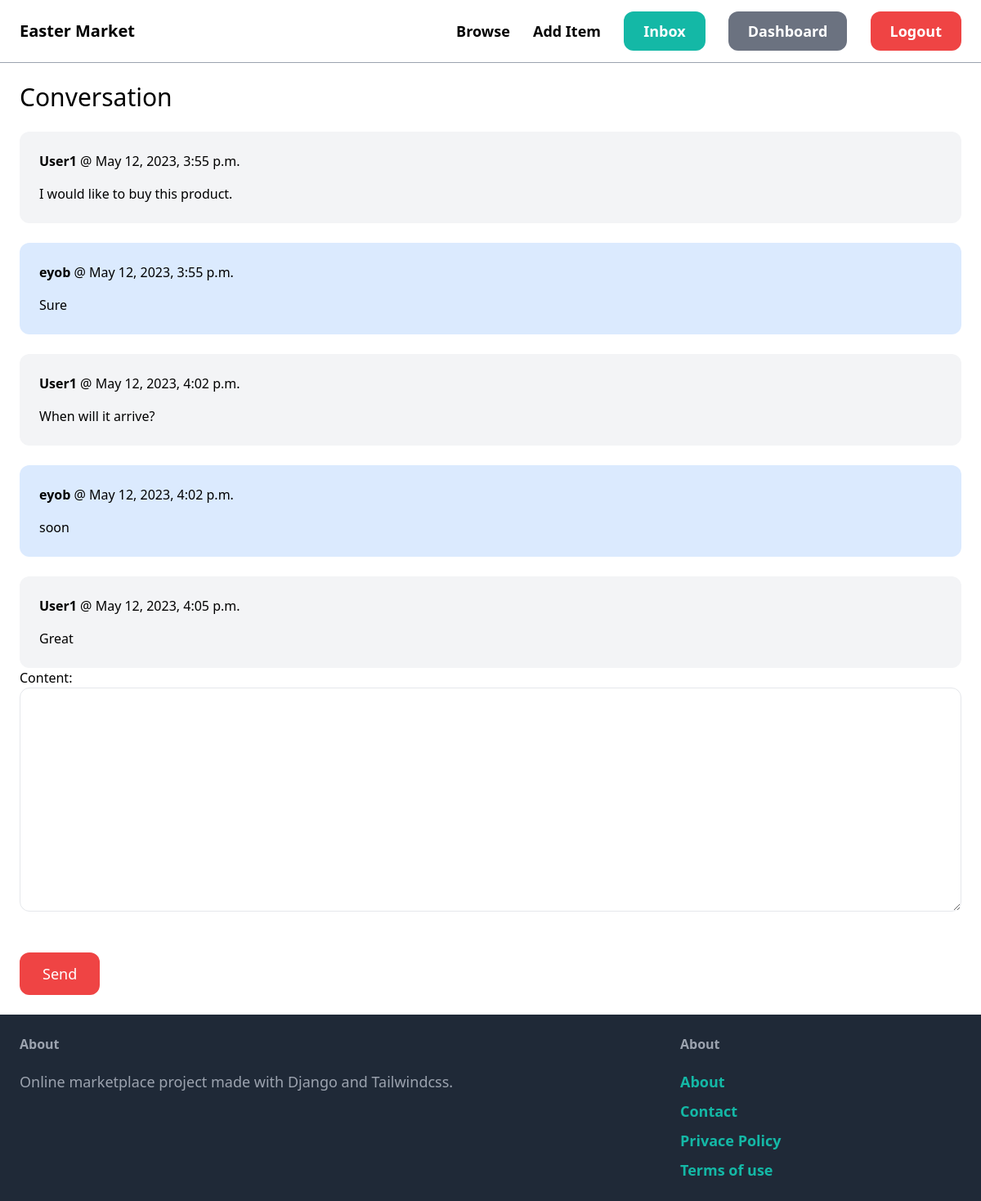
Page /inbox/11/ (signed in) on the committed database.
### conversation/models.py (models this page shows)
class ConversationMessage(models.Model):
    conversation = models.ForeignKey(Conversation, related_name='message',on_delete=models.CASCADE)
    content = models.TextField()
    created_at = models.DateTimeField(auto_now_add=True)
    created_by = models.ForeignKey(User, related_name='created_messages', on_delete=models.CASCADE)

### conversation/views.py (the view)
# urls.py: path('<int:pk>/',views.detail, name='detail'),
@login_required
def detail(request, pk):
    conversation = Conversation.objects.filter(members__in=[request.user.id]).get(pk=pk)
    if request.method == 'POST':
        form = ConversationMessageForm(request.POST)
        if form.is_valid():
            conversation_message = form.save(commit=False)
            conversation_message.conversation = conversation
            conversation_message.created_by = request.user
            conversation_message.save()
            conversation.save()
            return redirect('conversation:detail', pk=pk)
    else:
        form = ConversationMessageForm()
    return render(request, 'conversation/detail.html',{
        'conversation':conversation,
        'form':form,
    })

### conversation/forms.py
class ConversationMessageForm(forms.ModelForm):
    class Meta:
        model = ConversationMessage
        fields = ('content',)
        widgets = {
            'content':forms.Textarea(attrs={
                'class':INPUT_CLASSES}),
        }

### conversation/templates/conversation/detail.html (shortened to what this page needs)
{%extends 'core/base.html'%}
{%block content%}
<h1 class="mb-6 text-3xl"> Conversation </h1>
<div class="space-y-6">
    {%for message in conversation.message.all %}
    <div class="p-6 flex {% if message.created_by == request.user%}bg-blue-100{%else%} bg-gray-100{% endif %} rounded-xl">
        <div>
            <p class="mb-4"><strong>{{message.created_by.username}}</strong> @ {{message.created_at}}</p>
            <p>{{ message.content }}</p>
        </div>
    </div>
    {% endfor %}
</div>
<form method="post" action=".">
    {{form.as_p}}
    <button class="py-3 px-7 mt-8 text-lg bg-red-500 hover:bg-red-600 rounded-xl text-white"> Send </button>
</form>
{%endblock%}

### rows in the picture
ConversationMessage: created_by.username "User1", created_at "May 12, 2023, 3:55 p.m.", content "I would like to buy this product."
ConversationMessage: created_by.username "eyob", created_at "May 12, 2023, 3:55 p.m.", content "Sure"
ConversationMessage: created_by.username "User1", created_at "May 12, 2023, 4:02 p.m.", content "When will it arrive?"
ConversationMessage: created_by.username "eyob", created_at "May 12, 2023, 4:02 p.m.", content "soon"
ConversationMessage: created_by.username "User1", created_at "May 12, 2023, 4:05 p.m.", content "Great"
